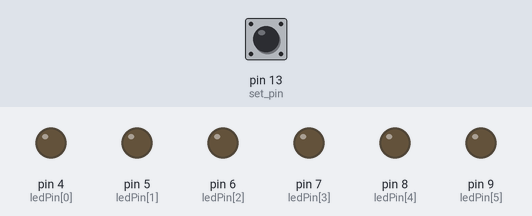
The sketch below on a simulated Arduino Uno, built with avr-gcc and run on an emulated ATmega328P. Shown: output pins drawn as LEDs (lit = HIGH). The test bench sets the inputs (shaded band); at power-on: pin 13 (set_pin) LOW.

Above: at 1.2 s.
1.3 s: pin 13 (set_pin) pulled HIGH for 3.2 s
At 1.9 s:
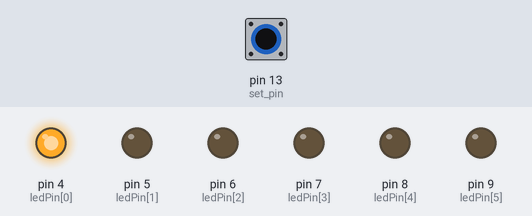
6.8 s: pin 13 (set_pin) pulled HIGH for 0.15 s
At 7.2 s:
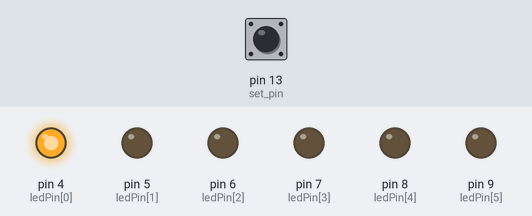
8.4 s: pin 13 (set_pin) pulled HIGH for 1 s
At 9.7 s:
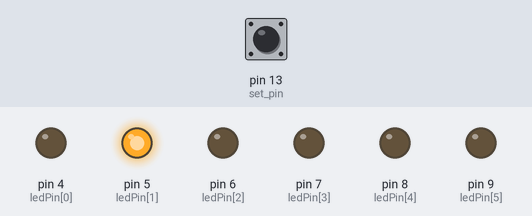
Timing chart, 0 to 11.4 s (numbered marks = the images above; inputs shaded):
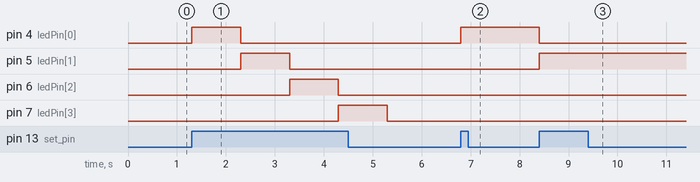

Measured:
- after the input at 1.3 s, pin 4 (ledPin[0]): LOW → HIGH at once, → LOW 1.0 s later; pin 5 (ledPin[1]): LOW → HIGH after 1.0 s, → LOW 1.0 s later; pin 6 (ledPin[2]): LOW → HIGH after 2.0 s, → LOW 1.0 s later; pin 7 (ledPin[3]): LOW → HIGH after 3.0 s, → LOW 1.0 s later
- after the input at 6.8 s, pin 4 (ledPin[0]): LOW → HIGH at once
- after the input at 8.4 s, pin 4 (ledPin[0]): HIGH → LOW at once; pin 5 (ledPin[1]): LOW → HIGH at once

The sketch:

ledtest.ino
```cpp
int set_pin = 13;
byte ledPin[] = {4,5,6,7,8,9};
int direction = 1;
int currentLed = 0;
int count = 0;
int doneE = 0;
int doneA = 0;
int doneD = 0;
int doneG = 0;
int doneB = 0;
int doneE1 = 0;
void setup() {
  pinMode(set_pin, INPUT);
  int x = 0;
  for(x=0;x<6;x++){
    pinMode(ledPin[x], OUTPUT);
  }
  Serial.begin(115200);
}
void loop() {

  if(digitalRead(set_pin)==HIGH && count == 0){
    digitalWrite(ledPin[count], HIGH);
    while(doneE==0){
      delay(1000);
      doneE = 1;
     }
      count++;

  }
  if(digitalRead(set_pin)==HIGH && count == 1){
    digitalWrite(ledPin[count-1], LOW);
    digitalWrite(ledPin[count], HIGH);
    while(doneA==0){
      delay(1000);
      doneA = 1;
     }
      count++;
  }

   if(digitalRead(set_pin)==HIGH && count == 2){
    digitalWrite(ledPin[count-1], LOW);
    digitalWrite(ledPin[count], HIGH);
    while(doneD==0){
        delay(1000);
        doneD =1;
     }
      count++;
   }

   if(digitalRead(set_pin)==HIGH && count == 3){
    digitalWrite(ledPin[count-1], LOW);
    digitalWrite(ledPin[count], HIGH);
    while(doneG==0){
      delay(1000);
      doneG = 1;
     }

      count++;
      digitalWrite(ledPin[count-1], LOW);
  }

  if(count==4){


    doneE = 0;
    doneA = 0;
    doneD = 0;
    doneG = 0;
    doneB = 0;
    doneE1 =0;


  }
  count = 0;
}
```
